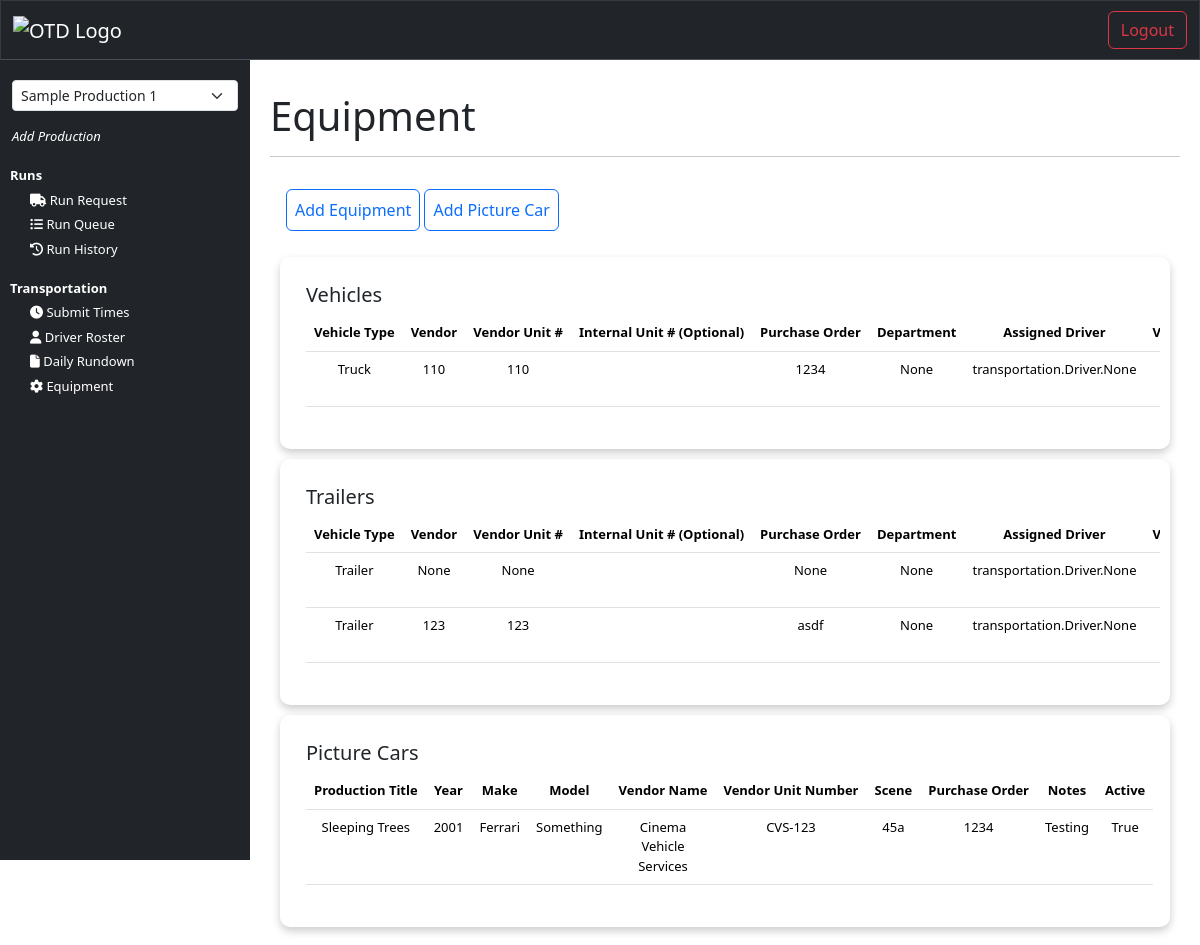
/equipment_admin (signed in), run on the app's committed database.
### transportation/models.py (models this page shows, shortened)
class Equipment(models.Model):
    EQUIPMENT_TYPE_1_CHOICES = [
        ('truck', 'Truck'),
        ('trailer', 'Trailer'),
    ]
    TRUCK_TYPE_CHOICES = [
        ('stakebed', 'Stakebed'),
        ('box_truck', 'Box Truck'),
        ('5_ton', '5-Ton'),
        ('10_ton', '10-Ton'),
        ('tractor', 'Tractor'),
        ('van', 'Van'),
    ]
    TRAILER_TYPE_CHOICES = [
        ('2_room', '2 Room'),
        ('3_room', '3 Room'),
        ('flatbed', 'Flatbed'),
    ]
    production_title = models.ForeignKey(Production, on_delete=models.CASCADE, related_name='vehicles')
    equipment_type_1 = models.CharField(max_length=150, choices=EQUIPMENT_TYPE_1_CHOICES , null=True) # truck or trailer
    equipment_type_2 = models.CharField(max_length=150, null=True) # truck or trailer specific (stakebed, 2 room, etc..)
    vendor_name = models.CharField(max_length=100, null=True)
    vendor_unit_number = models.CharField(max_length=10, null=True)
    fleet_number = models.CharField(max_length=20, null=True)
    purchase_order = models.CharField(max_length=10, null=True)
    equipment_notes = models.TextField(max_length=2000, null=True, blank=True)
    assigned_department = models.ForeignKey(Department, null=True, blank=True, on_delete=models.CASCADE, related_name='vehicles')
    assigned_driver = models.ManyToManyField(Driver, blank=True, related_name='vehicles')
    is_active = models.BooleanField(default=True)

class PictureCars(models.Model):
    production_title = models.ForeignKey(Production, on_delete=models.CASCADE, related_name='picture_cars')
    year = models.IntegerField(null=True)
    make = models.CharField(max_length=150, null=True)
    model = models.CharField(max_length=150, null=True)
    vendor_name = models.CharField(max_length=100, null=True)
    vendor_unit_number = models.CharField(max_length=10, null=True)
    scene = models.CharField(max_length=20, null=True)
    purchase_order = models.CharField(max_length=10, null=True)
    picture_car_notes = models.TextField(max_length=2000, null=True, blank=True)
    is_active = models.BooleanField(default=True)

### core/models.py (models this page shows)
class Production(models.Model):
    create_date = models.DateField(auto_now_add=True)
    code = models.CharField(max_length=6, unique=True, null=True, blank=True)  # Add this field for the 6-digit code
    production_title = models.CharField(max_length=150, null=True)
    production_studio = models.CharField(max_length=150, null=True)
    production_email = models.EmailField(_('email address'), null=True)
    purchase_order = models.CharField(max_length=10, null=True)
    coordinator_name = models.CharField(max_length=150, null=True)
    coordinator_email = models.EmailField(_('email address'), null=True)
    captain_name = models.CharField(max_length=150, null=True)
    captain_email = models.EmailField(_('email address'), null=True)
    production_notes = models.TextField(max_length=2000, null=True)
    is_active = models.BooleanField(default=True)
    def __str__(self):
        return self.production_title

### interface/views.py (the view)
# urls.py: path('equipment_admin', views.equipment_admin, name="equipment_admin"),
@login_required(login_url='login')
def equipment_admin(request):
    vehicles = Equipment.objects.all()
    picture_cars = PictureCars.objects.all()
    user = get_object_or_404(NewUser, id=request.user.id)
    user_productions = user.productions.filter(is_active=True)
    production_title_in_session = request.session.get('current_production_id')
    if production_title_in_session:
        vehicles = vehicles.filter(production_title=production_title_in_session)
        picture_cars = picture_cars.filter(production_title=production_title_in_session)
    context = {
        'vehicles': vehicles,
        'picture_cars': picture_cars,
        'user_productions': user_productions,
    }
    return render(request, 'interface/equipment_admin.html', context=context)

### interface/templates/interface/equipment_admin.html (shortened to what this page needs)
{% extends 'interface/layout.html' %}
{% load crispy_forms_tags %}
{% block content %}
    <main>
        <br>
        <div class="container">
            <h1>Equipment</h1>
            <hr>
            <div class="p-3">
                <a class="btn btn-outline-primary p-2" href="{% url 'add_equipment' %}">Add Equipment</a>
                <a class="btn btn-outline-primary p-2" href="{% url 'add_picture_cars' %}">Add Picture Car</a>
            </div>
            <div class="card-body" id="vehicles">
                <div class="table-responsive p-3">
                    <h5>Vehicles</h5>
                    <table class="table">
                        <thead>
                            <tr>
                                <th scope="col">Vehicle Type</th>
                                <th scope="col">Vendor</th>
                                <th scope="col">Vendor Unit #</th>
                                <th scope="col">Internal Unit # (Optional)</th>
                                <th scope="col">Purchase Order</th>
                                <th scope="col">Department</th>
                                <th scope="col">Assigned Driver</th>
                                <th scope="col">Vehicle Notes</th>
                            </tr>
                        </thead>
                        <tbody>
                            {% for vehicle in vehicles %}
                                {% if vehicle.equipment_type_1 == 'Truck' %}
                                    <tr>
                                        <td>{{ vehicle.equipment_type_1 }}</td>
                                        <td>{{ vehicle.vendor_unit_number }}</td>
                                        <td>{{ vehicle.vendor_unit_number }}</td>
                                        <td>{{ vehicle.internal_unit_number }}</td>
                                        <td>{{ vehicle.purchase_order }}</td>
                                        <td>{{ vehicle.assigned_department }}</td>
                                        <td>{{ vehicle.assigned_driver }}</td>
                                        <td>{{ vehicle.vehicle_notes }}</td>
                                    </tr>
                                {% endif %}
                            {% endfor %}
                        </tbody>
                    </table>
                </div>
            </div>
            <div class="card-body" id="trailers">
                <div class="table-responsive p-3">
                    <h5>Trailers</h5>
                    <table class="table">
                        <thead>
                            <tr>
                                <th scope="col">Vehicle Type</th>
                                <th scope="col">Vendor</th>
                                <th scope="col">Vendor Unit #</th>
                                <th scope="col">Internal Unit # (Optional)</th>
                                <th scope="col">Purchase Order</th>
                                <th scope="col">Department</th>
                                <th scope="col">Assigned Driver</th>
                                <th scope="col">Vehicle Notes</th>
                            </tr>
                        </thead>
                        <tbody>
                            {% for vehicle in vehicles %}
                                {% if vehicle.equipment_type_1 == "Trailer" %}
                                    <tr>
                                        <td>{{ vehicle.equipment_type_1 }}</td>
                                        <td>{{ vehicle.vendor_unit_number }}</td>
                                        <td>{{ vehicle.vendor_unit_number }}</td>
                                        <td>{{ vehicle.internal_unit_number }}</td>
                                        <td>{{ vehicle.purchase_order }}</td>
                                        <td>{{ vehicle.assigned_department }}</td>
                                        <td>{{ vehicle.assigned_driver }}</td>
                                        <td>{{ vehicle.vehicle_notes }}</td>
                                    </tr>
                                {% endif %}
                            {% endfor %}
                        </tbody>
                    </table>
                </div>
            </div>
            <div class="card-body" id="picture_cars">
                <div class="table-responsive p-3">
                    <h5>Picture Cars</h5>
                    <table class="table">
                        <thead>
                            <tr>
                                <th>Production Title</th>
                                <th>Year</th>
                                <th>Make</th>
                                <th>Model</th>
                                <th>Vendor Name</th>
                                <th>Vendor Unit Number</th>
                                <th>Scene</th>
                                <th>Purchase Order</th>
                                <th>Notes</th>
                                <th>Active</th>
                            </tr>
                        </thead>
                        <tbody>
                            {% for car in picture_cars %}
                            <tr>
                                <td>{{ car.production_title }}</td>
                                <td>{{ car.year }}</td>
                                <td>{{ car.make }}</td>
                                <td>{{ car.model }}</td>
                                <td>{{ car.vendor_name }}</td>
                                <td>{{ car.vendor_unit_number }}</td>
                                <td>{{ car.scene }}</td>
                                <td>{{ car.purchase_order }}</td>
                                <td>{{ car.picture_car_notes }}</td>
                                <td>{{ car.is_active }}</td>
                            </tr>
                            {% endfor %}
                        </tbody>
                    </table>
                </div>
            </div>
        </div>
    </main>
{% endblock %}

### static/css/style.css (style rules this page uses)
body { padding: 0; margin: 0; background-color: white; }
main { margin: 0; padding: 0; }
.card-body { padding: 20px; margin: 20px; border-radius: 10px; box-shadow: 0 4px 8px 0 rgba(0,0,0,0.2); background-color: white; }
td, th { text-align: center; }
@media (min-width: 768px) { .card-body { padding: 10px; margin: 10px; font-size: small; } }
@media (min-width: 994px) { th { white-space: nowrap; } }

### data on the page
Equipment: equipment_type_1 "Truck", vendor_unit_number "110", purchase_order "1234", assigned_department "None", assigned_driver "transportation.Driver.None"
Equipment: equipment_type_1 "Trailer", vendor_unit_number "None", purchase_order "None", assigned_department "None", assigned_driver "transportation.Driver.None"
Equipment: equipment_type_1 "Trailer", vendor_unit_number "123", purchase_order "asdf", assigned_department "None", assigned_driver "transportation.Driver.None"
PictureCars: production_title "Sleeping Trees", year "2001", make "Ferrari", model "Something", vendor_name "Cinema Vehicle Services", vendor_unit_number "CVS-123", scene "45a", purchase_order "1234", picture_car_notes "Testing", is_active "True"

### other printed values
form field production_title "Sample Production 1"
